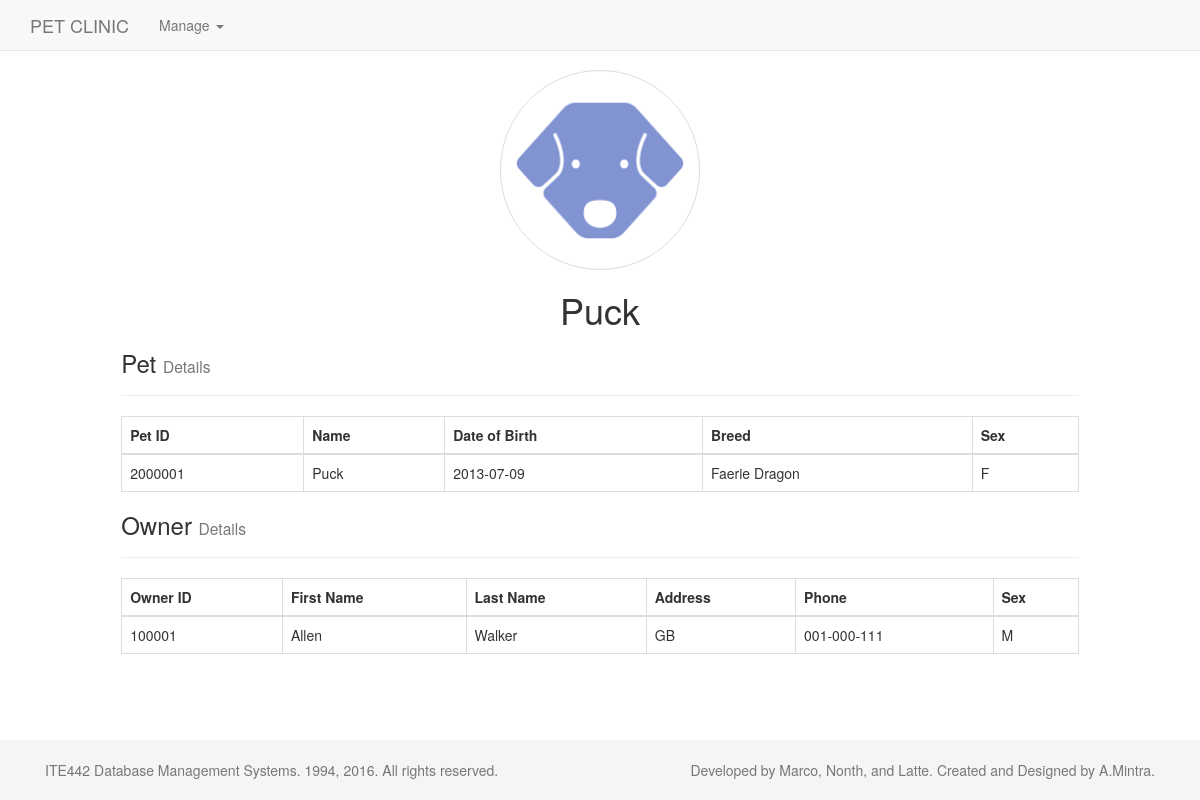
Page /pet_show.php?id=2000001 on the committed database.
### tables this page shows
CREATE TABLE IF NOT EXISTS PET (
	PET_ID INT NOT NULL,
    OWNER_ID INT NOT NULL,
    PET_NAME VARCHAR(30) NOT NULL,
    DATE_OF_BIRTH DATE,
    BREED TEXT,
    SEX CHAR,
    PRIMARY KEY(PET_ID)
);

CREATE TABLE IF NOT EXISTS OWNER (
	OWNER_ID INT NOT NULL,
    F_NAME VARCHAR(30) NOT NULL,
    L_NAME VARCHAR(30) NOT NULL,
    ADDRESS VARCHAR(40),
    PHONE VARCHAR(15),
    SEX CHAR,
    PRIMARY KEY(OWNER_ID)
);

### includes/pet_connection.php (called while the page is built, shortened)
<?php
	class dbConn {
		public function __construct(){
			$this->conn = new PDO('mysql:host='.$host.';dbname='.$db_name.';charset=utf8', $username, $password);
		}
	};
	class PetConnection extends dbConn {
		public function getPet($petid) {
			try {
				$db = new dbConn;
				$err = '';
				$stmt = $db->conn->prepare("SELECT * FROM PET where PET_ID = :petid"  );
				$stmt->bindParam(':petid', $petid);
				$stmt->execute();
				$results = $stmt->fetch(PDO::FETCH_ASSOC);
			}
			catch (PDOException $e) {
				$err = "Error: " . $e->getMessage();
			}
			$success = ($err == '' ? $results : $err );
			return $success;
		}
		public function getOwner($ownerid) {
			try {
				$db = new dbConn;
				$err = '';
				$stmt = $db->conn->prepare("SELECT * FROM OWNER where OWNER_ID = :ownerid"  );
				$stmt->bindParam(':ownerid', $ownerid);
				$stmt->execute();
				$results = $stmt->fetch(PDO::FETCH_ASSOC);
			}
			catch (PDOException $e) {
				$err = "Error: " . $e->getMessage();
			}
			$success = ($err == '' ? $results : $err );
			return $success;
		}
	};
?>

### pet_show.php (the view)
<?php include ('includes/header.php'); ?>
<?php include ("includes/pet_connection.php");
		$a = new PetConnection;
		$petid = $_GET["id"];
		$result = $a->getPet($petid);
?>
<div class="container" style="padding: 0px 9% 0px 9%;">
	<center>
		<img src="images/noimage.png" class="img-circle" style="width:200px; border: 1px solid #dddddd;">
		<h1><?php echo $result['PET_NAME']; ?></h1>
	</center>
	<div class="page-header" style="margin: 0px;">
		<h3>Pet <small>Details</small></h3>
	</div>
	<?php
		echo "<br>";
		echo "<table class='table table-bordered'>";
		echo "<thead><tr><th>Pet ID</th><th>Name</th><th>Date of Birth</th><th>Breed</th><th>Sex</th></tr></thead>";
		echo "<tr>";
		echo "<td>".$result['PET_ID']."</td>";
		echo "<td>".$result['PET_NAME']."</td>";
		echo "<td>".$result['DATE_OF_BIRTH']."</td>";
		echo "<td>".$result['BREED']."</td>";
		echo "<td>".$result['SEX']."</td>";
		echo "</tr></table>";
	?>
	<div class="page-header" style="margin: 0px;">
		<h3>Owner <small>Details</small></h3>
	</div>
	<?php
		$result2 = $a->getOwner($result['OWNER_ID']);
		echo "<br>";
		echo "<table class='table table-bordered'>";
		echo "<thead><tr><th>Owner ID</th><th>First Name</th><th>Last Name</th><th>Address</th><th>Phone</th><th>Sex</th></tr></thead>";
		echo "<tr>";
		echo "<td>".$result2['OWNER_ID']."</td>";
		echo "<td>".$result2['F_NAME']."</td>";
		echo "<td>".$result2['L_NAME']."</td>";
		echo "<td>".$result2['ADDRESS']."</td>";
		echo "<td>".$result2['PHONE']."</td>";
		echo "<td>".$result2['SEX']."</td>";
		echo "</tr></table>";
	?>
</div>
<?php include ('includes/footer.php'); ?>

### css/sticky-footer-navbar.css (style rules this page uses)
html { position: relative; min-height: 100%; }
body { margin-bottom: 60px; }

### rows in the picture
pet: PET_NAME "Puck", PET_ID "2000001", DATE_OF_BIRTH "2013-07-09", BREED "Faerie Dragon", SEX "F"
owner: OWNER_ID "100001", F_NAME "Allen", L_NAME "Walker", ADDRESS "GB", PHONE "001-000-111", SEX "M"
